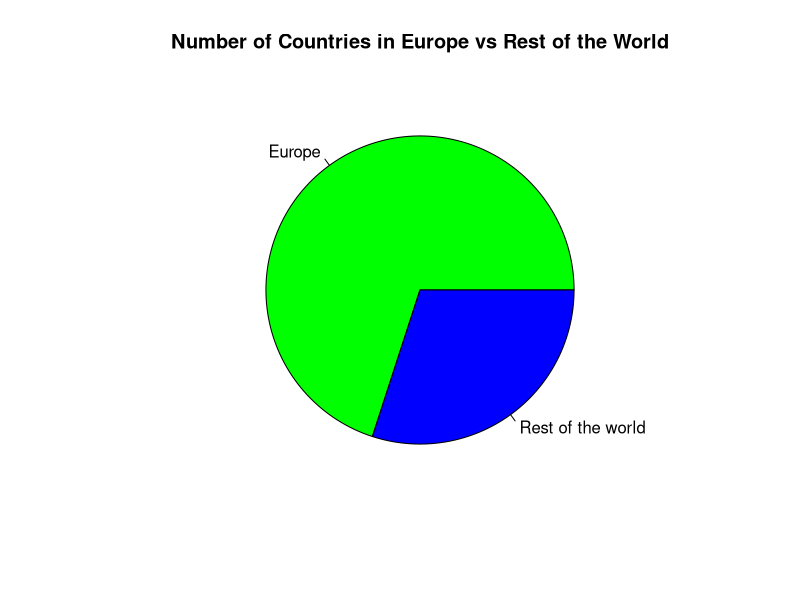
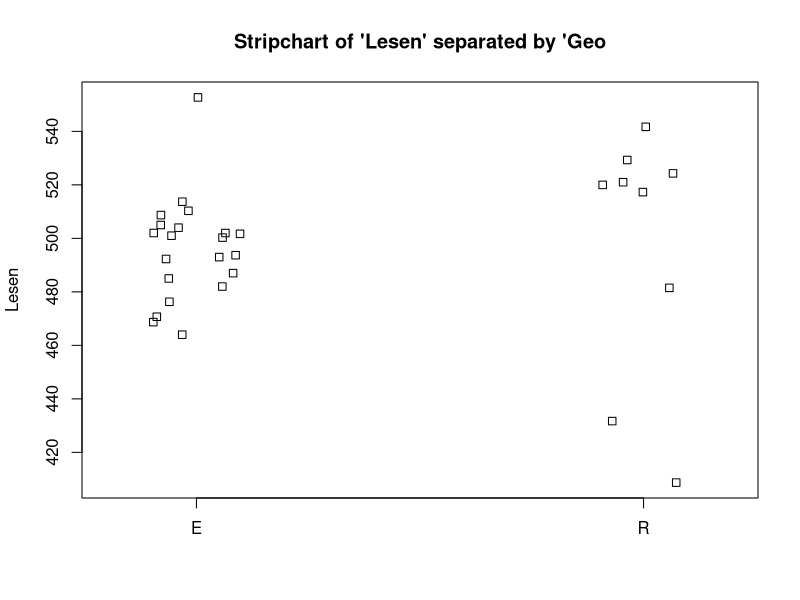
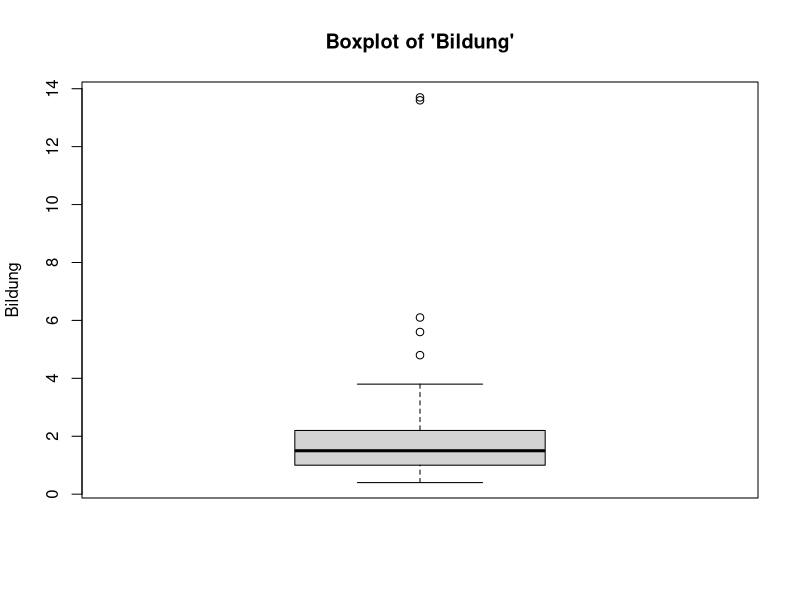
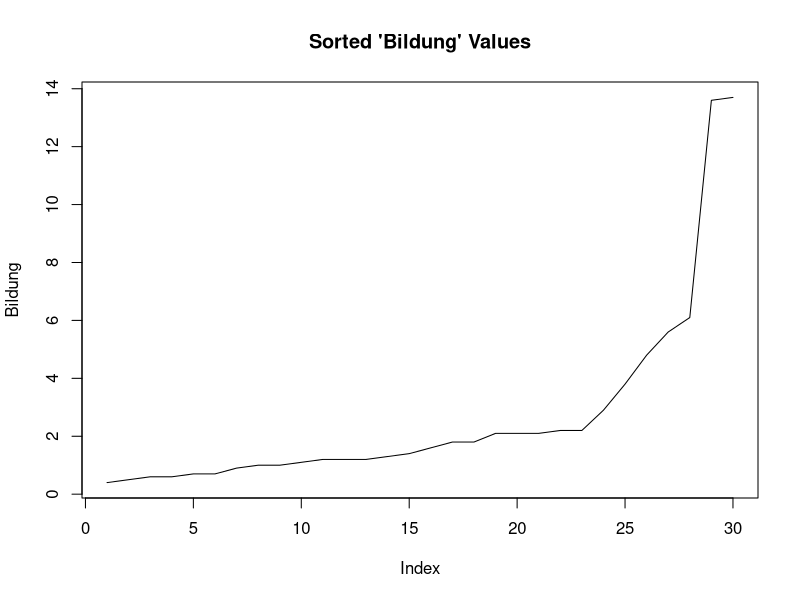

Write R code to recreate these figures, in order.
# a)
OECD_Data <- read.csv("Data/oecdM.csv", header = TRUE, sep= ",", dec= ".", stringsAsFactors =  FALSE)
# b)
numeric_cols <- sapply(OECD_Data, is.numeric)
OECD_Data_Numeric <- OECD_Data[, numeric_cols]
mean_values <- apply(OECD_Data_Numeric, 2, mean, na.rm = TRUE)
variance_values <- apply(OECD_Data_Numeric, 2, var, na.rm = TRUE)
# c)

# Install the readr package if not already installed
"Niederlande" %in% OECD_Data[,1]
"China" %in% OECD_Data[,1]

# d)
countires_withDrunk_youth <- complete.cases(OECD_Data$Alkohol)
OECD_Alkohol <- OECD_Data[countires_withDrunk_youth, ]
Alkohol_max <- which.max(OECD_Alkohol$Alkohol)
Country_max <- OECD_Alkohol$`ï..`[Alkohol_max]
countries_with_alkohol <- OECD_Alkohol$`ï..`
print(countries_with_alkohol)
print(Country_max)
# e)
index <- which.min(OECD_Data_Numeric$`SÃ.uglsterblichkeit`)
country <- OECD_Data$`ï..`[index]
infant_mortality_rate <- OECD_Data_Numeric$`SÃ.uglsterblichkeit`[index]
print(country)
print(infant_mortality_rate)

# f)
average_exercise <- mean(OECD_Data$Bewegung, na.rm = TRUE)
countries_below_average <- OECD_Data[OECD_Data$Bewegung < average_exercise, 1]
print(average_exercise)
print(countries_below_average)

# Aufgabe_02
# a)
europe_count <- sum(OECD_Data$Geo == "E", na.rm = TRUE)
rest_of_world_count <- sum(OECD_Data$Geo != "E", na.rm = TRUE)

# Create a pei chart to represent this information
counts <- c(europe_count, rest_of_world_count)
labels <- c("Europe", "Rest of the world")
colors <- c("green", "blue")
print(counts)
pie(counts, labels = labels, col = colors, main = "Number of Countries in Europe vs Rest of the World")
# b)
# Visualize the 'Lesen' variable separeted by the 'Geo'
stripchart(OECD_Data$Lesen ~ OECD_Data$Geo, vertical = TRUE, method = "jitter",
          main = "Stripchart of 'Lesen' separated by 'Geo",
         xlad = "Geo", ylab = "Lesen")
# TODO Welche Aussage können Sie mit diesem Stripchart treffen?

# Aufgabe 3
# a)
boxplot(OECD_Data$Bildung, main = "Boxplot of 'Bildung'", ylab = "Bildung" )

# TODO Was fällt Ihnen auf?

# b)
quantiles <- quantile(OECD_Data$Bildung, na.rm = TRUE)
print(quantiles)

# c)
# Sort the 'Bildung' values in ascending order
sorted_bildung <- sort(OECD_Data$Bildung, na.last = TRUE)

# Plot the sorted 'Bildung' values as a curve
plot(sorted_bildung, type = "l", main = "Sorted 'Bildung' Values", ylab = "Bildung")
